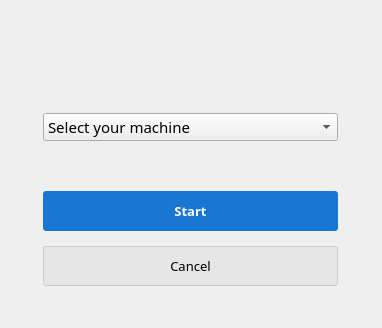
<?xml version="1.0" encoding="UTF-8"?>
<ui version="4.0">
 <class>FirstRegistrationDialog</class>
 <widget class="QDialog" name="FirstRegistrationDialog">
  <property name="windowModality">
   <enum>Qt::NonModal</enum>
  </property>
  <property name="geometry">
   <rect>
    <x>0</x>
    <y>0</y>
    <width>382</width>
    <height>328</height>
   </rect>
  </property>
  <property name="sizePolicy">
   <sizepolicy hsizetype="Fixed" vsizetype="Preferred">
    <horstretch>0</horstretch>
    <verstretch>0</verstretch>
   </sizepolicy>
  </property>
  <property name="minimumSize">
   <size>
    <width>300</width>
    <height>200</height>
   </size>
  </property>
  <property name="maximumSize">
   <size>
    <width>450</width>
    <height>500</height>
   </size>
  </property>
  <property name="font">
   <font>
    <family>Meiryo UI</family>
    <pointsize>12</pointsize>
   </font>
  </property>
  <property name="windowTitle">
   <string>First Registration</string>
  </property>
  <property name="modal">
   <bool>false</bool>
  </property>
  <layout class="QVBoxLayout" name="verticalLayout">
   <property name="spacing">
    <number>0</number>
   </property>
   <property name="leftMargin">
    <number>0</number>
   </property>
   <property name="topMargin">
    <number>0</number>
   </property>
   <property name="rightMargin">
    <number>0</number>
   </property>
   <property name="bottomMargin">
    <number>16</number>
   </property>
   <item>
    <widget class="QFrame" name="frame">
     <property name="sizePolicy">
      <sizepolicy hsizetype="Preferred" vsizetype="Fixed">
       <horstretch>0</horstretch>
       <verstretch>0</verstretch>
      </sizepolicy>
     </property>
     <property name="minimumSize">
      <size>
       <width>0</width>
       <height>40</height>
      </size>
     </property>
     <property name="font">
      <font>
       <family>Meiryo UI</family>
       <pointsize>12</pointsize>
      </font>
     </property>
     <property name="styleSheet">
      <string notr="true">n</string>
     </property>
     <property name="frameShape">
      <enum>QFrame::NoFrame</enum>
     </property>
     <property name="frameShadow">
      <enum>QFrame::Raised</enum>
     </property>
     <layout class="QHBoxLayout" name="horizontalLayout_2">
      <property name="topMargin">
       <number>25</number>
      </property>
      <property name="bottomMargin">
       <number>18</number>
      </property>
      <item>
       <widget class="QLabel" name="label">
        <property name="minimumSize">
         <size>
          <width>0</width>
          <height>40</height>
         </size>
        </property>
        <property name="maximumSize">
         <size>
          <width>292</width>
          <height>16777215</height>
         </size>
        </property>
        <property name="font">
         <font>
          <family>Meiryo UI</family>
          <pointsize>14</pointsize>
          <weight>75</weight>
          <italic>false</italic>
          <bold>true</bold>
          <underline>false</underline>
         </font>
        </property>
        <property name="styleSheet">
         <string notr="true">image: url(:/splash/src/ui/resource/splash/FboolDesktop_logo.png);</string>
        </property>
        <property name="text">
         <string/>
        </property>
        <property name="alignment">
         <set>Qt::AlignCenter</set>
        </property>
       </widget>
      </item>
     </layout>
    </widget>
   </item>
   <item>
    <widget class="QFrame" name="Loginframe">
     <property name="sizePolicy">
      <sizepolicy hsizetype="Preferred" vsizetype="Fixed">
       <horstretch>0</horstretch>
       <verstretch>0</verstretch>
      </sizepolicy>
     </property>
     <property name="minimumSize">
      <size>
       <width>0</width>
       <height>40</height>
      </size>
     </property>
     <property name="maximumSize">
      <size>
       <width>16777215</width>
       <height>53</height>
      </size>
     </property>
     <property name="styleSheet">
      <string notr="true"/>
     </property>
     <property name="frameShape">
      <enum>QFrame::NoFrame</enum>
     </property>
     <property name="frameShadow">
      <enum>QFrame::Raised</enum>
     </property>
     <layout class="QVBoxLayout" name="verticalLayout_2">
      <property name="spacing">
       <number>5</number>
      </property>
      <property name="leftMargin">
       <number>43</number>
      </property>
      <property name="topMargin">
       <number>0</number>
      </property>
      <property name="rightMargin">
       <number>0</number>
      </property>
      <property name="bottomMargin">
       <number>0</number>
      </property>
      <item>
       <widget class="QComboBox" name="MachineSelect">
        <property name="sizePolicy">
         <sizepolicy hsizetype="Preferred" vsizetype="Fixed">
          <horstretch>0</horstretch>
          <verstretch>0</verstretch>
         </sizepolicy>
        </property>
        <property name="minimumSize">
         <size>
          <width>0</width>
          <height>0</height>
         </size>
        </property>
        <property name="maximumSize">
         <size>
          <width>295</width>
          <height>16777215</height>
         </size>
        </property>
        <property name="font">
         <font>
          <family>Yu Gothic</family>
          <pointsize>11</pointsize>
         </font>
        </property>
        <property name="currentText">
         <string>Select your machine</string>
        </property>
        <property name="currentIndex">
         <number>0</number>
        </property>
        <item>
         <property name="text">
          <string>Select your machine</string>
         </property>
        </item>
        <item>
         <property name="text">
          <string>Fabool Laser Mini 1.6w</string>
         </property>
        </item>
        <item>
         <property name="text">
          <string>Fabool Laser Mini 3.5w</string>
         </property>
        </item>
        <item>
         <property name="text">
          <string>Fabool Laser CO2</string>
         </property>
        </item>
        <item>
         <property name="text">
          <string>Fabool Laser DS</string>
         </property>
        </item>
       </widget>
      </item>
      <item>
       <widget class="QLabel" name="MessageLabel">
        <property name="maximumSize">
         <size>
          <width>295</width>
          <height>16777215</height>
         </size>
        </property>
        <property name="font">
         <font>
          <family>Yu Gothic</family>
          <pointsize>11</pointsize>
         </font>
        </property>
        <property name="styleSheet">
         <string notr="true">color:red</string>
        </property>
        <property name="text">
         <string/>
        </property>
       </widget>
      </item>
     </layout>
    </widget>
   </item>
   <item>
    <widget class="QFrame" name="frame_2">
     <property name="sizePolicy">
      <sizepolicy hsizetype="Preferred" vsizetype="Fixed">
       <horstretch>0</horstretch>
       <verstretch>0</verstretch>
      </sizepolicy>
     </property>
     <property name="minimumSize">
      <size>
       <width>0</width>
       <height>48</height>
      </size>
     </property>
     <property name="frameShape">
      <enum>QFrame::NoFrame</enum>
     </property>
     <property name="frameShadow">
      <enum>QFrame::Raised</enum>
     </property>
     <layout class="QHBoxLayout" name="horizontalLayout">
      <property name="spacing">
       <number>0</number>
      </property>
      <property name="leftMargin">
       <number>20</number>
      </property>
      <property name="topMargin">
       <number>10</number>
      </property>
      <property name="rightMargin">
       <number>20</number>
      </property>
      <property name="bottomMargin">
       <number>0</number>
      </property>
      <item>
       <widget class="QPushButton" name="StartButton">
        <property name="sizePolicy">
         <sizepolicy hsizetype="Fixed" vsizetype="Fixed">
          <horstretch>0</horstretch>
          <verstretch>0</verstretch>
         </sizepolicy>
        </property>
        <property name="minimumSize">
         <size>
          <width>295</width>
          <height>40</height>
         </size>
        </property>
        <property name="font">
         <font>
          <family>Yu Gothic</family>
          <pointsize>10</pointsize>
          <weight>75</weight>
          <bold>true</bold>
         </font>
        </property>
        <property name="cursor">
         <cursorShape>PointingHandCursor</cursorShape>
        </property>
        <property name="styleSheet">
         <string notr="true">QPushButton
{
	background-color:#1976D2;
	border-width:1px;
	border-radius:3px;
	color:white;
}
QPushButton:hover
{
	background-color:#176CBF;
	border-width:1px;
	border-radius:3px;
	color:white;
}
QPushButton:pressed
{
	background-color:#1565B3;
	border-width:1px;
	border-radius:3px;
	color:white;
}</string>
        </property>
        <property name="text">
         <string>Start</string>
        </property>
        <property name="flat">
         <bool>true</bool>
        </property>
       </widget>
      </item>
     </layout>
    </widget>
   </item>
   <item>
    <widget class="QFrame" name="horizontalFrame">
     <property name="maximumSize">
      <size>
       <width>16777215</width>
       <height>48</height>
      </size>
     </property>
     <layout class="QHBoxLayout" name="horizontalLayout_9">
      <property name="leftMargin">
       <number>12</number>
      </property>
      <property name="topMargin">
       <number>0</number>
      </property>
      <property name="rightMargin">
       <number>12</number>
      </property>
      <property name="bottomMargin">
       <number>10</number>
      </property>
      <item>
       <widget class="QPushButton" name="CancelButton">
        <property name="sizePolicy">
         <sizepolicy hsizetype="Fixed" vsizetype="Fixed">
          <horstretch>0</horstretch>
          <verstretch>0</verstretch>
         </sizepolicy>
        </property>
        <property name="minimumSize">
         <size>
          <width>295</width>
          <height>40</height>
         </size>
        </property>
        <property name="font">
         <font>
          <family>Yu Gothic</family>
          <pointsize>10</pointsize>
         </font>
        </property>
        <property name="styleSheet">
         <string notr="true">QPushButton
{
	background-color:#E6E6E6;
	border:1px solid #CCCCCC;
	border-radius:3px;
	color:black;
}
QPushButton:hover
{
	background-color:#DEDEDE;
	border:1px solid #bfbfbf;
	border-radius:3px;
	color:black;
}
QPushButton:pressed
{
	background-color:#DEDEDE;
	border:1px solid #bfbfbf;
	border-radius:3px;
	color:black;
}</string>
        </property>
        <property name="text">
         <string>Cancel</string>
        </property>
       </widget>
      </item>
     </layout>
    </widget>
   </item>
  </layout>
 </widget>
 <resources/>
 <connections/>
</ui>
